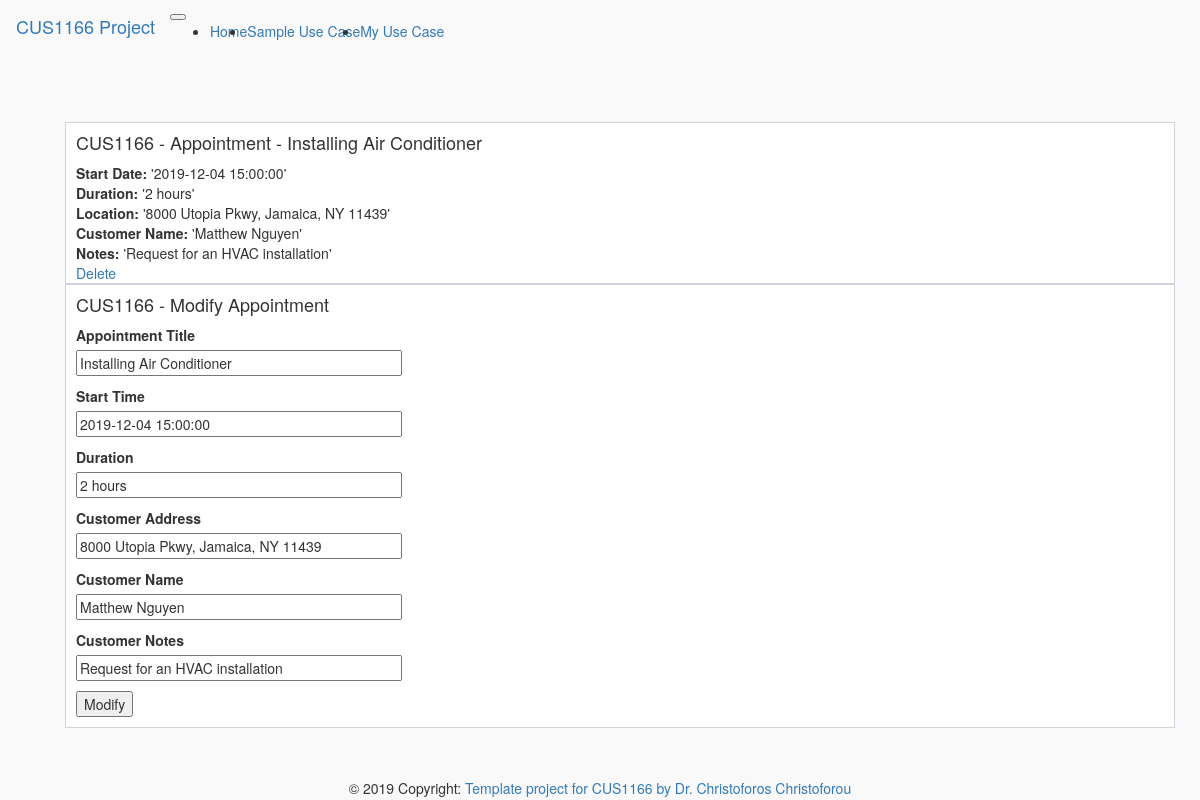
Screenshot of /appointment/5 with the database file from the repository.
### app/models.py (models this page shows)
class Appointment(db.Model):
    appointment_id = db.Column(db.Integer, primary_key=True)
    appointment_title = db.Column(db.String)
    appointment_start_date = db.Column(db.DateTime)
    appointment_duration = db.Column(db.String)
    appointment_location = db.Column(db.String)
    customer_name = db.Column(db.String)
    customer_notes = db.Column(db.String)

### app/main/routes.py (the view, shortened to what this page needs)
@bp.route('/appointment/<int:appointment_id>', methods=['GET','POST'])
def appointment(appointment_id):
    form = AppointmentForm()
    appointment=Appointment.query.filter(Appointment.appointment_id == appointment_id).one()
    return render_template("main/appointment.html",appointment = appointment,form= form, appointment_id=appointment_id)

### app/main/forms.py
class AppointmentForm(FlaskForm):
    appointment_title = StringField('Appointment Title', validators=[DataRequired()])
    appointment_start_date = DateTimeField('Start Time', validators=[DataRequired()])
    appointment_duration = StringField('Duration', validators=[DataRequired()])
    appointment_location = StringField('Customer Address', validators=[DataRequired()])
    customer_name = StringField('Customer Name', validators=[DataRequired()])
    customer_notes = StringField('Customer Notes', validators=[DataRequired()])
    submit = SubmitField('submit')

### app/templates/main/appointment.html (shortened to what this page needs)
{% extends "menu.html" %}
{% block main_content %}
<link rel="stylesheet", type="text/css", href="{{url_for('static', filename='css/dropdown.css')}}">
<div class="page-content page-container" id="page-content">
    <div class="padding">
        <div class="row container d-flex justify-content-center">
            <div class="col-lg-12">
                <div class="card px-3">
                    <h4>CUS1166 - Appointment - {{appointment.appointment_title}}</h4>
                    <span><b>Start Date:</b> '{{appointment.appointment_start_date}}'</span>
                    <span><b>Duration:</b> '{{appointment.appointment_duration}}'</span>
                    <span><b>Location:</b> '{{appointment.appointment_location}}'</span>
                    <span><b>Customer Name:</b> '{{appointment.customer_name}}'</span>
                    <span><b>Notes:</b> '{{appointment.customer_notes}}'</span>
                    <a href="{{url_for('main.remove_appointment', appointment_id=appointment.appointment_id)}}">Delete</a>
                </div>
                <div class="card px-3">
                    <h4>CUS1166 - Modify Appointment</h4>
                    <form action="{{url_for('main.appointment', appointment_id=appointment.appointment_id)}}" method="POST" novalidate>
                    <p>
                        {{form.appointment_title.label}}<br>
                        {{form.appointment_title(size=40, placeholder="(String Type)", value=appointment.appointment_title)}}<br>
                    </p>
                    <p>
                        {{form.appointment_start_date.label}}<br>
                        {{form.appointment_start_date(size=40, placeholder="(DateTime Type eg. '2019-12-04 15:00:00')", value=appointment.appointment_start_date)}}<br>
                    </p>
                    <p>
                        {{form.appointment_duration.label}}<br>
                        {{form.appointment_duration(size=40, placeholder="(String Type)", value=appointment.appointment_duration)}}<br>
                    </p>
                    <p>
                        {{form.appointment_location.label}}<br>
                        {{form.appointment_location(size=40, placeholder="(String Type)", value=appointment.appointment_location)}}<br>
                    </p>
                    <p>
                        {{form.customer_name.label}}<br>
                        {{form.customer_name(size=40, placeholder="(String Type)", value=appointment.customer_name) }}<br>
                    </p>
                    <p>
                        {{form.customer_notes.label}}<br>
                        {{form.customer_notes(size=40, placeholder="(String Type)", value=appointment.customer_notes)}}
                    </p>
                    <p><input type="submit", value="Modify"></p>
                    </form>
                </div>
            </div>
        </div>
    </div>
</div>
{% endblock %}

### app/static/css/cus1166_custom.css (style rules this page uses)
body { background-color: #f9f9fa }
.padding { padding: 5rem }
.card { box-shadow: none; -webkit-box-shadow: none; -moz-box-shadow: none; -ms-box-shadow: none }
.pl-3, .px-3 { padding-left: 1rem !important }
.card { position: relative; display: flex; flex-direction: column; min-width: 0; word-wrap: break-word; background-color: #fff; background-clip: border-box; border: 1px solid #d2d2dc; border-radius: 0 }
.pr-3, .px-3 { padding-right: 1rem !important }
.d-flex { display: flex !important }
.d-flex, .loader-demo-box, .distribution-chart-legend .distribution-chart, .distribution-chart-legend .distribution-chart .item, .list-wrapper ul li, .email-wrapper .mail-sidebar .menu-bar .profile-list-item a, .email-wrapper .mail-sidebar .menu-bar .profile-list-item a .user, .email-wrapper .mail-list-container .mail-list .details, .email-wrapper .message-body .attachments-sections ul li .thumb, .email-wrapper .message-body .attachments-sections ul li .details .buttons, .lightGallery .image-tile .demo-gallery-poster, .swal2-modal, .navbar .navbar-menu-wrapper .navbar-nav, .navbar .navbar-menu-wrapper .navbar-nav .nav-item.nav-profile, .navbar .navbar-menu-wrapper .navbar-nav .nav-item.dropdown .navbar-dropdown .dropdown-item { display: flex !important }

### rows the page displays
Appointment: appointment_title "Installing Air Conditioner", appointment_start_date "2019-12-04 15:00:00", appointment_duration "2 hours", appointment_location "8000 Utopia Pkwy, Jamaica, NY 11439", customer_name "Matthew Nguyen", customer_notes "Request for an HVAC installation"
